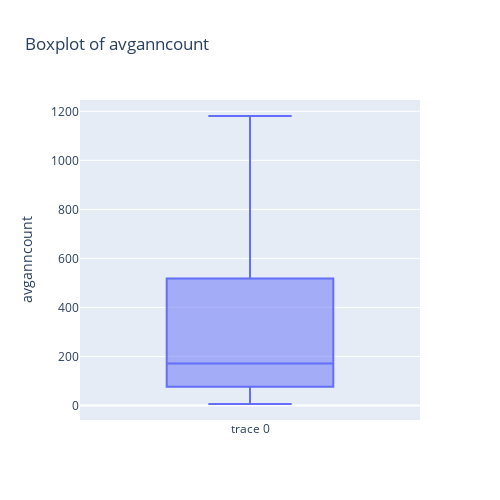
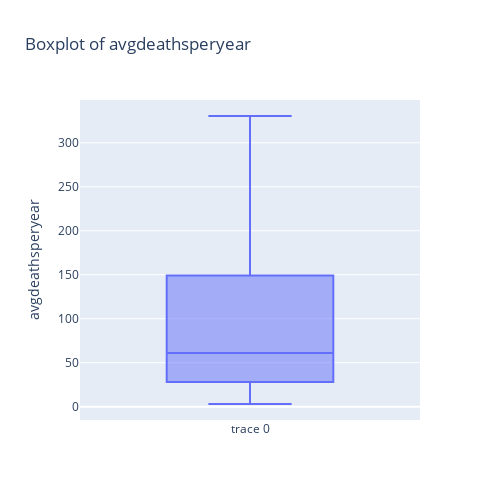

The notebook cell saved with these charts, in order:
### Code cell
# box plot of the capped data
for col in cols_have_outliers_skewed:
    box_plot(capped_data, col)

### Figure 1 — Plotly figure (JSON) as saved in the notebook; plotly's stock layout.template omitted (floating-point values rounded to 4 significant figures; data arrays with more than 128 entries replaced by an {"elided": "..."} marker saying what was removed)
{"data": [{"boxpoints": "outliers", "jitter": 0.3, "pointpos": -1.8, "type": "box", "y": {"elided": "3047 int values"}}], "layout": {"height": 500, "title": {"text": "Boxplot of avganncount"}, "width": 500, "yaxis": {"title": {"text": "avganncount"}}}}

### Figure 2 — Plotly figure (JSON) as saved in the notebook; plotly's stock layout.template omitted (floating-point values rounded to 4 significant figures; data arrays with more than 128 entries replaced by an {"elided": "..."} marker saying what was removed)
{"data": [{"boxpoints": "outliers", "jitter": 0.3, "pointpos": -1.8, "type": "box", "y": {"elided": "3047 float values"}}], "layout": {"height": 500, "title": {"text": "Boxplot of avgdeathsperyear"}, "width": 500, "yaxis": {"title": {"text": "avgdeathsperyear"}}}}
